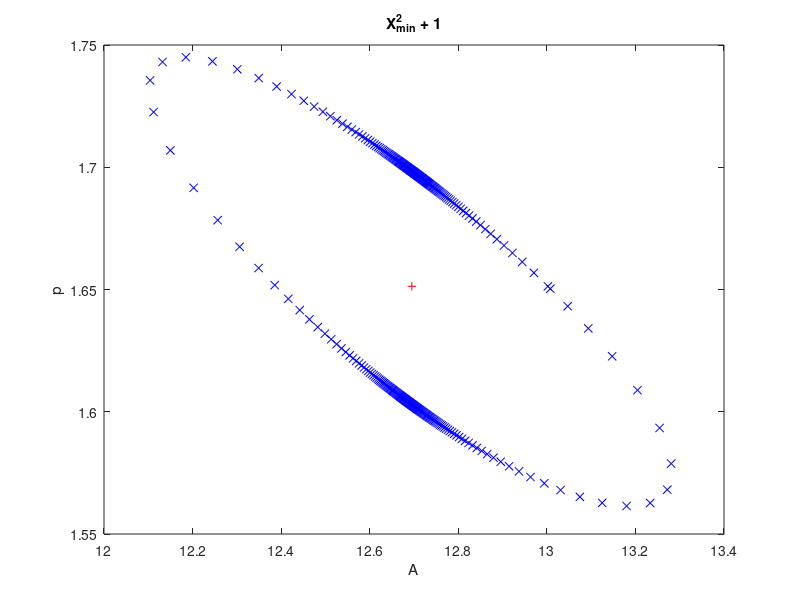
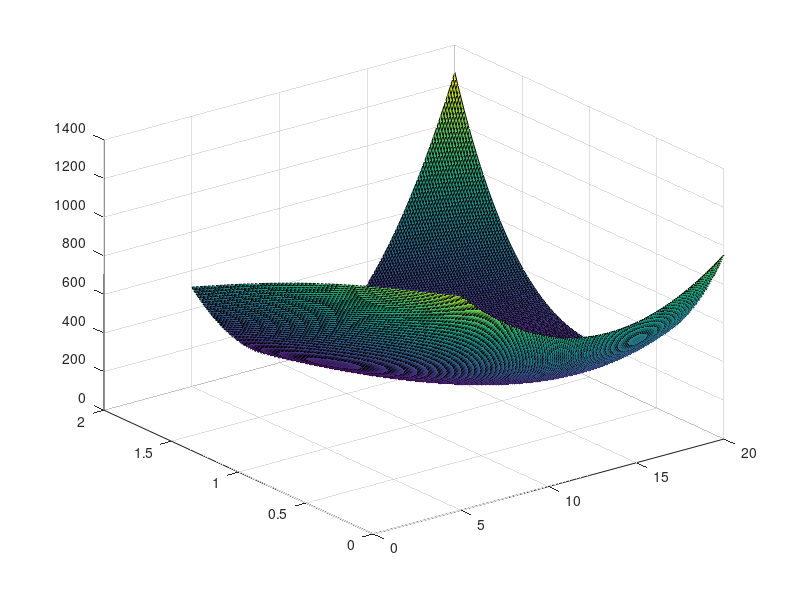
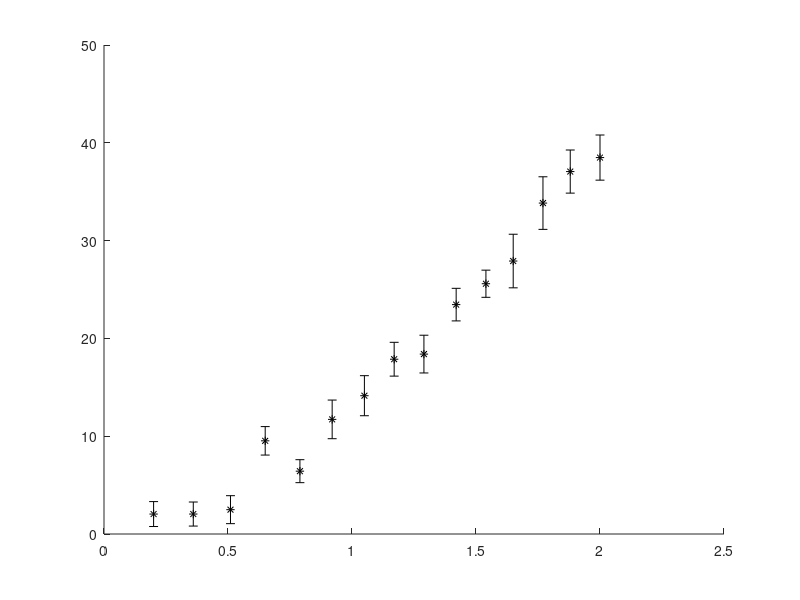

The MATLAB source for these figures, in order: (Note: this script raises an error after producing the figures.)
%% Part a

clc; clear;

fprintf("Part A: X^2 calculations\n");

data = load("Q1_data.mat").data;

avg_y = mean(data(:,2:end),2);
std_y = std(data(:,2:end),0,2)/sqrt(length(data(1,2:end)));

x_avg_std_tab = [data(:,1), avg_y, std_y];

disp(x_avg_std_tab)

% power-law relation
pwr_law = @(p,x) p(1).*x.^(p(2));

% chi squared function for power-law fit
chisq_power = @(p) sum( ( (avg_y - pwr_law(p, data(:,1)))./(std_y) ).^2);

% initial parameters (assume direct proportionality)
p_0 = [1, 1];

pmin = fminsearch(chisq_power, p_0);

minX2 = chisq_power(pmin);

N = length(data(:,1));
nc = length(pmin);

% calculate parameter fit errors with x^2+1 method
x2p1 = [];
r_t = [];

for t = 0:0.02:2*pi
    % use r and t to create ellipse of X^2_min + 1
    % define new function in terms of r and t
    chisq_min = @(r) sum(((avg_y - pwr_law([pmin(1)+r*cos(t) pmin(2)+r*sin(t)],data(:,1)))./(std_y)).^2)-(minX2+1);
    r_start = 0;
    r_zero = -1;
    while(r_zero < 0)
        r_start = r_start+2;
        r_zero = fzero(chisq_min, r_start);
    end
    r_t = [r_t; [r_zero*cos(t) r_zero*sin(t)]];
    A = pmin(1)+r_zero*cos(t);
    p = pmin(2)+r_zero*sin(t);
    x2p1 = [x2p1; [A, p]];
end

figure(1)
plot(x2p1(:,1),x2p1(:,2), 'bx')
hold on
plot(pmin(1), pmin(2), 'r+')
xlabel("A")
ylabel("p")
title("X^2_{min} + 1")

A_sigma = (max(x2p1(:,1)) - min(x2p1(:,1)))/2;
p_sigma = (max(x2p1(:,2)) - min(x2p1(:,2)))/2;

[A_mesh, p_mesh] = meshgrid([5:0.1:20],[0:0.01:2]);

for i = 1:length(A_mesh(1,:))
   for j = 1:length(p_mesh(:,1))
      Z(j,i) = chisq_power([A_mesh(j,i) p_mesh(j,i)]); 
   end
end

figure(2)
surf(A_mesh,p_mesh,Z)

% calculate R^2
y_fit = pwr_law(pmin,data(:,1));
R2 = 1 - sum((avg_y - y_fit).^2)/sum((avg_y - ones(length(avg_y),1)*mean(avg_y)).^2);

% print calculation results
fprintf("minimum Chi square of %.3f\n", minX2);
fprintf("minimum Chi square reduced of %.3f\n", minX2/(N-nc));
fprintf("fit parameters A = %.3f +- %.3f, p = %.3f +- %.3f\n",pmin(1), A_sigma, pmin(2), p_sigma);
fprintf("R^2 = %.3f\n",R2);

% calculate best fit points
x_fit = 0.1:0.01:2;
y_fit = pwr_law(pmin,x_fit);

% plot best fit line against data
figure(3)
errorbar(data(:,1),avg_y, std_y, 'k*', 'DisplayName', 'Raw Data')
hold on;
plot(x_fit,y_fit,'b-', 'DisplayName', 'X^2 Fit')

%% Part b

% analytical OLS
fprintf("Analytical OLS Fitting\n");

% set linearized variables
x_tilde = log(data(:,1));
y_tilde = log(avg_y);

% calculate X and Y
X = [(x_tilde.^0) (x_tilde.^1)];
Y = y_tilde;

alpha = X'*X;
alpha_inv = inv(alpha);

param_ols = alpha_inv*X'*Y;

p_ols = param_ols(2);
p_std_ols = sqrt(alpha_inv(2,2));

A_ols = exp(param_ols(1));
A_std_ols = A_ols*sqrt(alpha_inv(1,1));

% calculate R^2
y_fit = pwr_law([A_ols p_ols],data(:,1));
R2 = 1 - sum((avg_y - y_fit).^2)/sum((avg_y - ones(length(avg_y),1)*mean(avg_y)).^2);

% print results
fprintf("The fit parameters were A = %.3f +- %.3f and p = %.3f +- %.3f\n", A_ols, A_std_ols, p_ols, p_std_ols) 
fprintf("R^2 = %.3f\n", R2);

% calculate best fit points
x_fit = 0.1:0.01:2;
y_fit = pwr_law([A_ols p_ols],x_fit);

% plot best fit line against data
plot(x_fit,y_fit,'r-', 'DisplayName', 'OLS Fit')


%% Part c

% analytical WLS
fprintf("Analytical WLS Fitting\n");

% correct uncertainties for log
y_var_tilde = (std_y./avg_y).^2;

% calculate X and Y
X = [(x_tilde.^0)./y_var_tilde (x_tilde.^1)./y_var_tilde];
Y = y_tilde./y_var_tilde;

alpha = X'*X;
alpha_inv = inv(alpha);

param_wls = alpha_inv*X'*Y;

p_wls = param_wls(2);
p_std_wls = sqrt(alpha_inv(2,2));

A_wls = exp(param_wls(1));
A_std_wls = A_wls*sqrt(alpha_inv(1,1));

% calculate R^2
y_fit = pwr_law([A_wls p_wls],data(:,1));
R2 = 1 - sum((avg_y - y_fit).^2)/sum((avg_y - ones(length(avg_y),1)*mean(avg_y)).^2);

% print results
fprintf("The fit parameters were A = %.3f +- %.3f and p = %.3f +- %.3f\n", A_wls, A_std_wls, p_wls, p_std_wls) 
fprintf("R^2 = %.3f\n", R2);

% calculate best fit points
x_fit = 0.1:0.01:2;
y_fit = pwr_law([A_wls p_wls],x_fit);

% plot best fit line against data
plot(x_fit,y_fit,'g-', 'DisplayName', 'WLS Fit')

%% Part d

% label graph
title('Power-Law Curve Fits')
xlabel('x')
ylabel('y')
set(gca, 'XScale', 'log', 'YScale', 'log')
grid on
legend()



